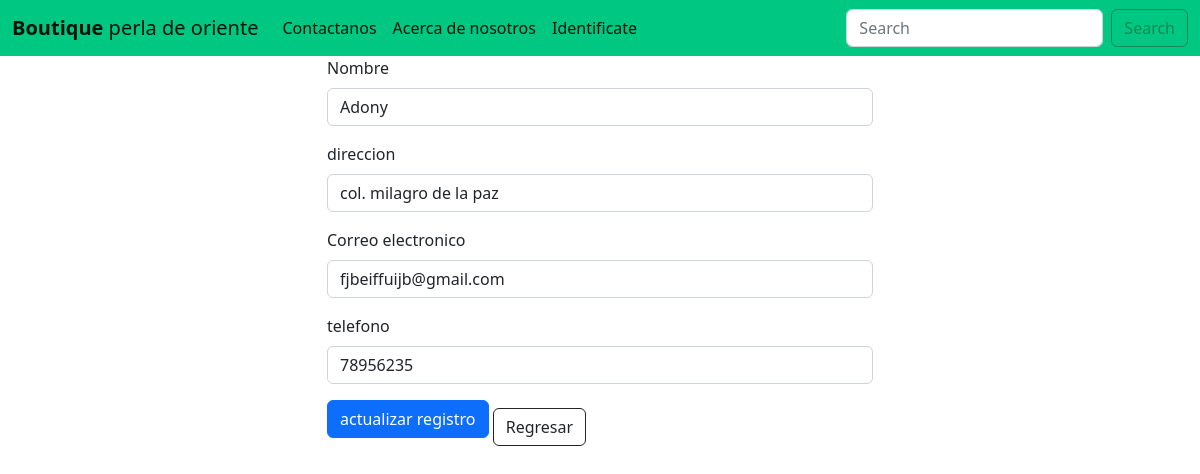
Page /editclientes/5 on the earlier database version.
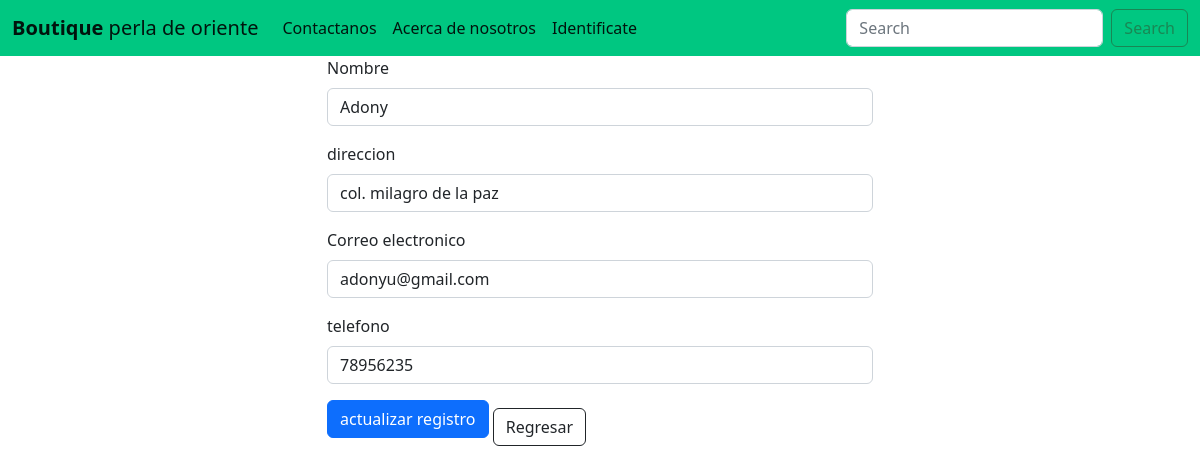
Same page on the later database version.
### app_tablas/models.py (models this page shows, shortened)
class Cliente(models.Model):
    nombre = models.CharField(max_length=50)
    direccion = models.CharField(max_length=80)
    email = models.EmailField()
    tfno = models.CharField(max_length=9)

### app_tablas/views.py (the view)
# urls.py: path('editclientes/<id>', editclientes),
def editclientes(request, id):
    cliente=Cliente.objects.get(id=id)
    return render(request, 'editcliente.html', {"cliente":cliente})

### app_tablas/Templates/editcliente.html (shortened to what this page needs)
{%load static%}
<!DOCTYPE html>
<head>
    <link href="{%static 'lib/bootstrap/css/bootstrap.css'%}" rel="stylesheet" >
<body>
    <nav class="navbar  navbar-expand" style="background-color: #00c781;">
        <div class="container-fluid">
          <a class="navbar-brand" href="http://127.0.0.1:8000"><b>Boutique</b> perla de oriente</a>
          <div class="collapse navbar-collapse" id="navbarSupportedContent">
            <ul class="navbar-nav me-auto mb-2 mb-lg-0">
              <li class="nav-item">
                <a class="nav-link active" aria-current="page" href="/contacto">Contactanos</a>
              </li>
              <li class="nav-item">
                <a class="nav-link active" href="/about">Acerca de nosotros</a>
              </li>
              <li class="nav-item">
                <a class="nav-link active" href="/lte">Identificate</a>
              </li>
            </ul>
            <form class="d-flex" role="search">
              <input class="form-control me-2" type="search" placeholder="Search" aria-label="Buscar">
              <button class="btn btn-outline-success" type="submit">Search</button>
            </form>
          </div>
        </div>
      </nav>
        {% block content%}
      <div class="container text-centyer">
        <div class="row">
          <div class=" offset-3 col-6 ">
            <form action="/guarclientes/{{cliente.id}}", method="post">{% csrf_token %}
              <div class="mb-3">
                <label for="exampleFormControlInput1" class="form-label">Nombre</label>
                <input type="text" class="form-control" name="name1" value="{{cliente.nombre}}" id="name1" placeholder="name">
              </div>
              <div class="mb-3">
                <label for="exampleFormControlInput1" class="form-label">direccion</label>
                <input type="text" class="form-control" name="dic1" value="{{cliente.direccion}}" id="dic1" placeholder="col. example">
              </div>
              <div class="mb-3">
                <label for="exampleFormControlInput1" class="form-label">Correo electronico</label>
                <input type="email" class="form-control" name="ema1"  value="{{cliente.email}}" id="ema1"placeholder="example@example.com">
              </div>
              <div class="mb-3">
                <label for="exampleFormControlInput1" class="form-label">telefono</label>
                <input type="text" class="form-control" name="tfno1" value="{{cliente.tfno}}" id="tfno1" placeholder="xxxxxxxx">
              </div>
              <div class="col-auto">
            <button type="submit" class="btn btn-primary mb-3">actualizar registro</button>
            <a href="/clientes/" class="btn btn-outline-dark">Regresar</a>
          </div>
        </form>
        {% endblock %}
</body>

Differences in the rows shown:
changed Cliente "Adony": ema1 "fjbeiffuijb@gmail.com" → "adonyu@gmail.com"
